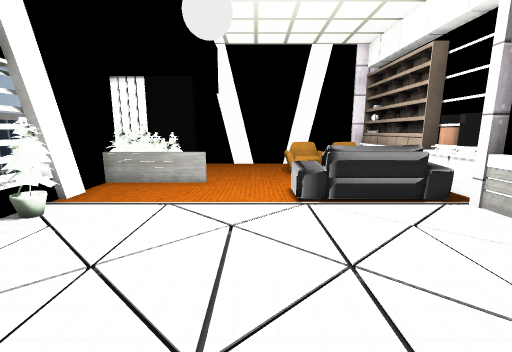
view 1 (above)

15 first-person views from a walk through a Unity game level. The camera is 1.2 m above the floor, tilts 10° down and sees 90° across. The floor is counted in squares, 0.5 m on a side. Each view is taken from the middle of a square. On the plan, view 1 faces up. The plan holds only what a view shows up to about 17 squares ahead; the rest is blank. The place goes on beyond the plan. The player is left out. Some surface patterns are stand-ins.

view 2
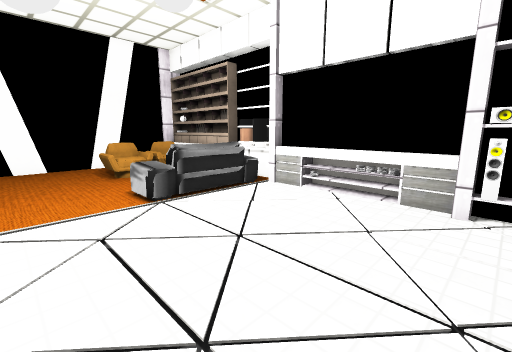

view 3
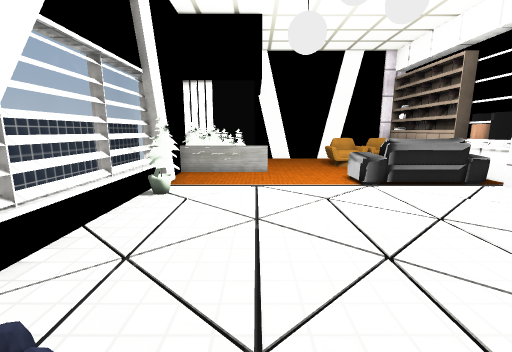

view 4
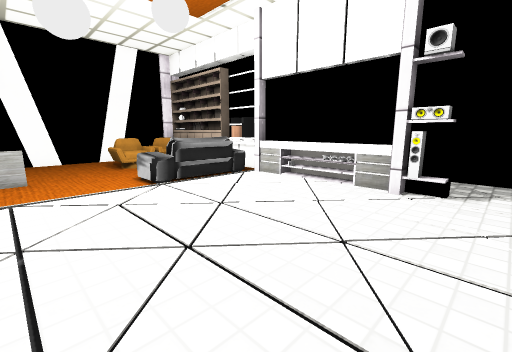

view 5
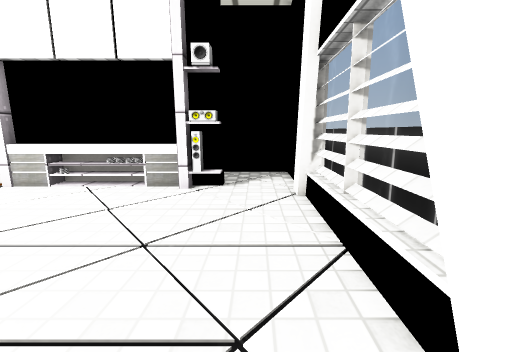

view 6
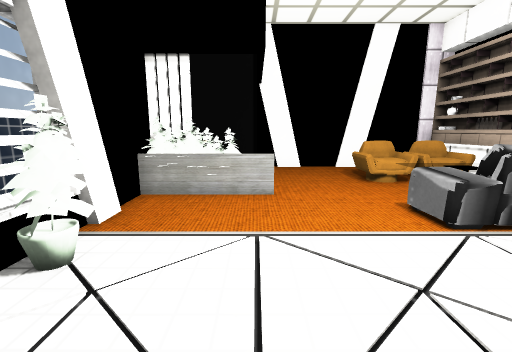

view 7
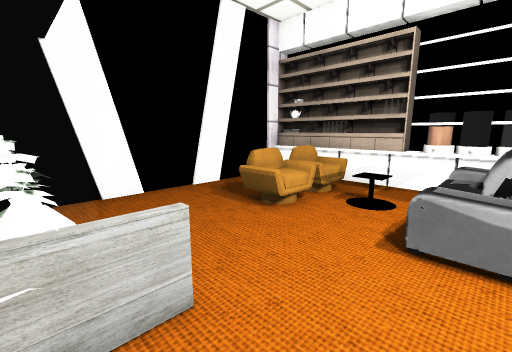

view 8
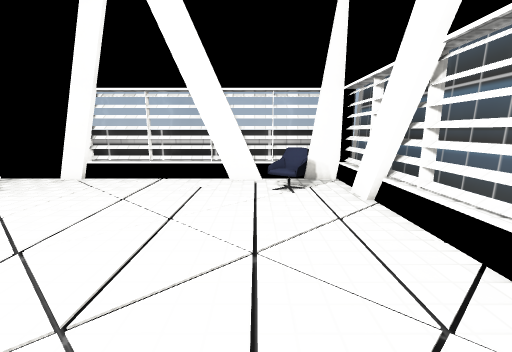

view 9
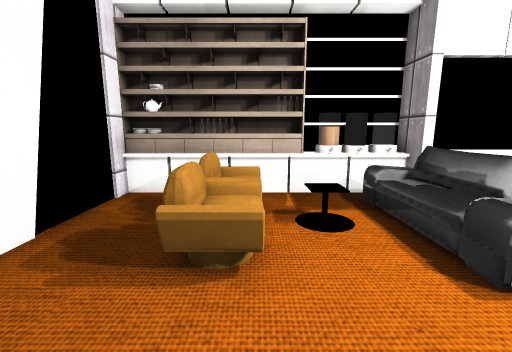

view 10
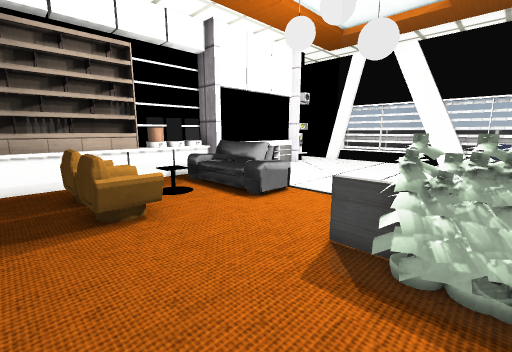

view 11
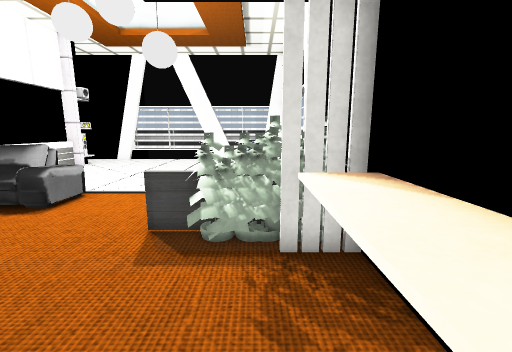

view 12
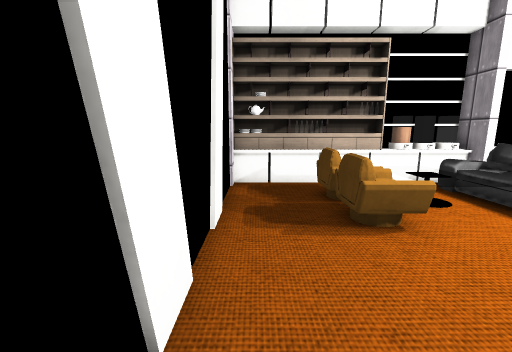

view 13
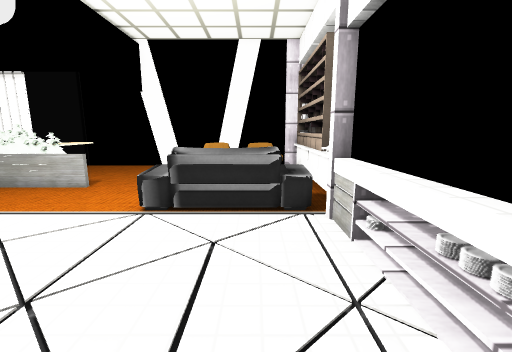

view 14
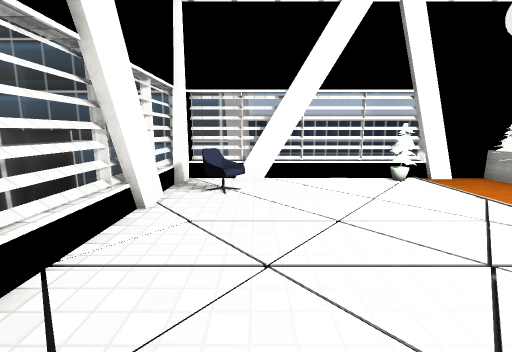

view 15
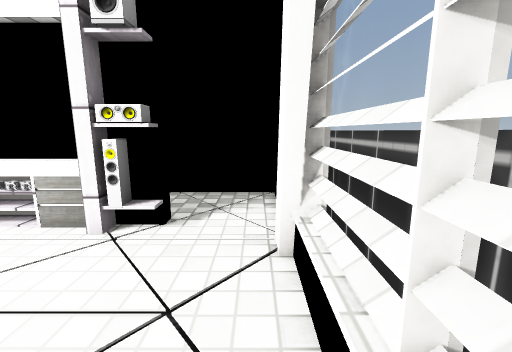

### Floor plan
Key: @ floor where view 1 was taken; # wall or solid block; . main floor; : floor 0.5 m higher than the main floor; / step, stairs or slope; = window, fence, low wall or low ledge; ^ raised ledge; v drop or lower ground; B bookshelf; A armchair; C cylinder; W white block; O other object.
Columns run from 8 left of view 1 to 10 right of it. Each row starts with its distance up from view 1.
 19   ################
 18  #^.............O#
 17  =^.............BW
 16  =^...........A.B#
 15  =^.......A A:A.B#
 14  #^.......A///A.B#
 13  ##===.....////.B#
 12  OOOO==....::::. #
 11  #.........////  #
 10  #.......AAOOOAAC#
  9 ##.......AAAAAOv #
  8  #........AAAA.###
  7  #O............=#
  6  #.............=#
  5  #.............=
  4  #.............=
  3  #.............=#
  2  #.............=#
  1  #.............##
  0  =......@......# ..
 -1  #.AO..........# ..
 -2  #.AA..............
 -3 ### .=##.....##....
 -4   ############## ##

Where each view was taken, in squares from view 1:
view 1: 0 up, 0 right, facing up
view 2: 0 up, 2 left, facing up-right
view 3: 2 down, 3 left, facing up
view 4: 2 down, 3 left, facing up-right
view 5: 2 down, 3 left, facing right
view 6: 3 up, 3 left, facing up
view 7: 9 up, 4 left, facing up-right
view 8: 9 up, 3 left, facing down
view 9: 14 up, 2 left, facing right
view 10: 17 up, 5 left, facing down-right
view 11: 18 up, 5 left, facing down
view 12: 18 up, 4 left, facing right
view 13: 1 up, 5 right, facing up
view 14: 0 up, 6 right, facing left
view 15: 3 down, 1 right, facing right
